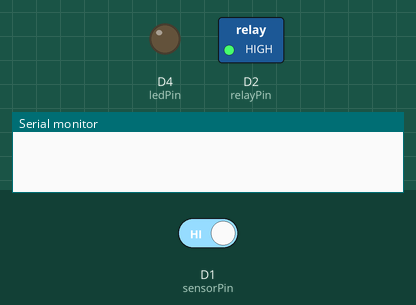
Simulated run of this sketch. Board: ESP8266 (NodeMCU). Parts: switched loads named in the sketch (green lamp = pin HIGH), output pins drawn as LEDs (lit = HIGH), the last lines printed to the serial monitor. The inputs (shaded band) are chosen by the test bench; at power-on: D1 (sensorPin) HIGH.

Above: at 9.8 s.
9.9 s: D1 (sensorPin) driven LOW
At 12.7 s:
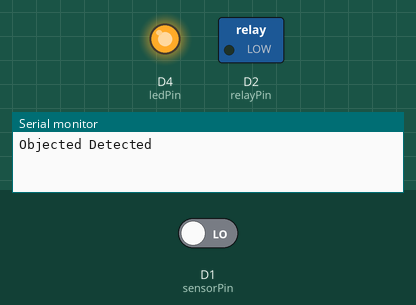
14.4 s: D1 (sensorPin) driven HIGH
At 16.2 s:
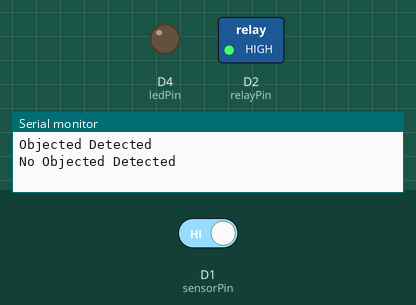
Timing chart, 0 to 17.7 s (numbered marks = the images above; inputs shaded):
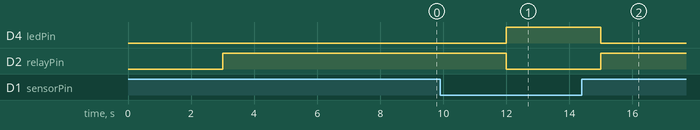

Measured:
- after the input at 9.9 s, D4 (ledPin): LOW → HIGH after 2.1 s; D2 (relayPin): HIGH → LOW after 2.1 s
- after the input at 14.4 s, D4 (ledPin): HIGH → LOW after 0.60 s; D2 (relayPin): LOW → HIGH after 0.60 s

The sketch:

Solder_Sensor_1.28.21.ino
```cpp
#define ledPin D4
#define sensorPin D1
#define relayPin D2

unsigned long previousMillis = 0;
const long interval = 3000;
int serialAlert = 0;

void setup() {
  // put your setup code here, to run once:
  Serial.begin(9600); // opens serial port, sets data rate to 9600 bps
  pinMode(ledPin, OUTPUT);
  pinMode(sensorPin, INPUT);
  pinMode(relayPin, OUTPUT);
}

void loop() {
  // put your main code here, to run repeatedly:

  unsigned long currentMillis = millis();

  if (currentMillis - previousMillis >= interval) {
    previousMillis = currentMillis;

    if (digitalRead(sensorPin) == LOW) {
      if (serialAlert == 0) {
        Serial.println("Objected Detected");
        serialAlert = 1;
      }
      digitalWrite(ledPin, HIGH);
      digitalWrite(relayPin, LOW);
    }

    else {
      if (serialAlert == 1) {
        Serial.println("No Objected Detected");
        serialAlert = 0;
      }
      digitalWrite(ledPin, LOW);
      digitalWrite(relayPin, HIGH);
    }

  } //end millis loop

}
```
